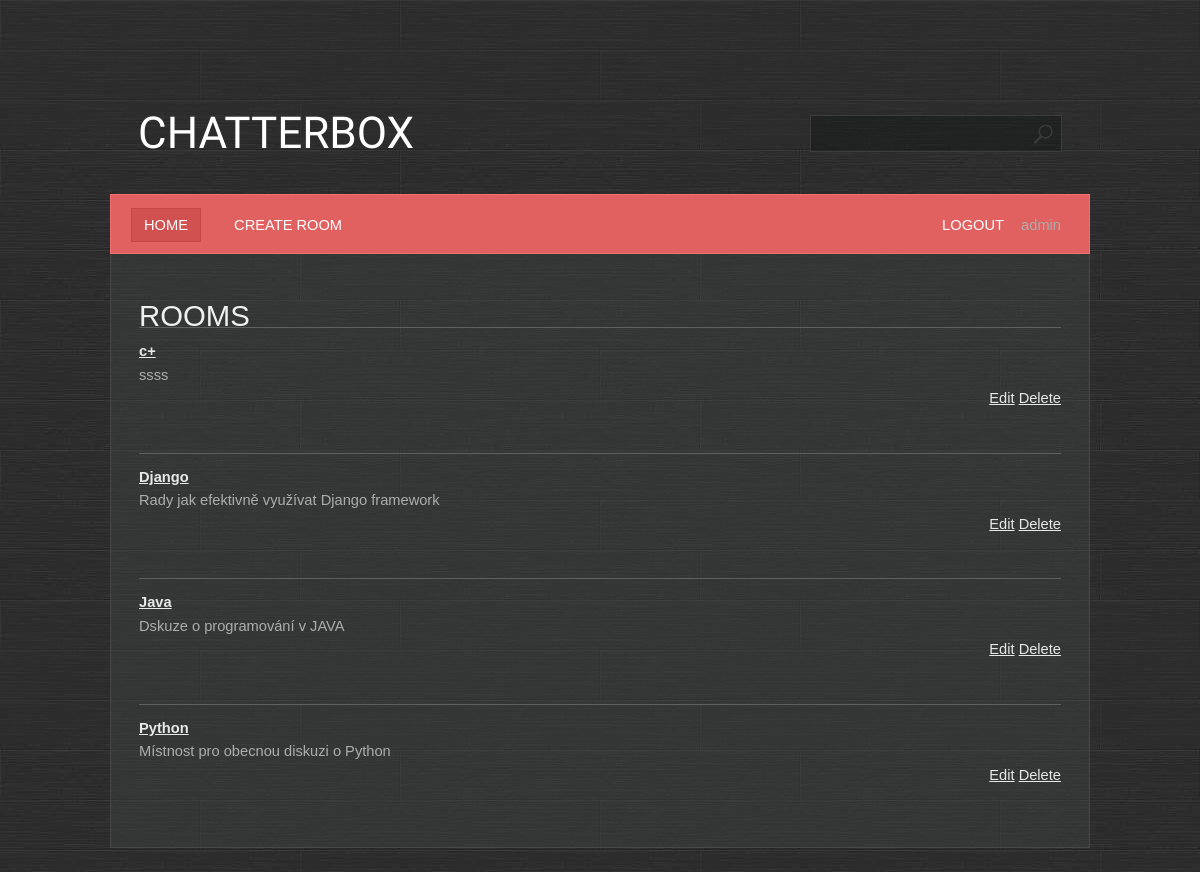
Page / (signed in) on the earlier database version.
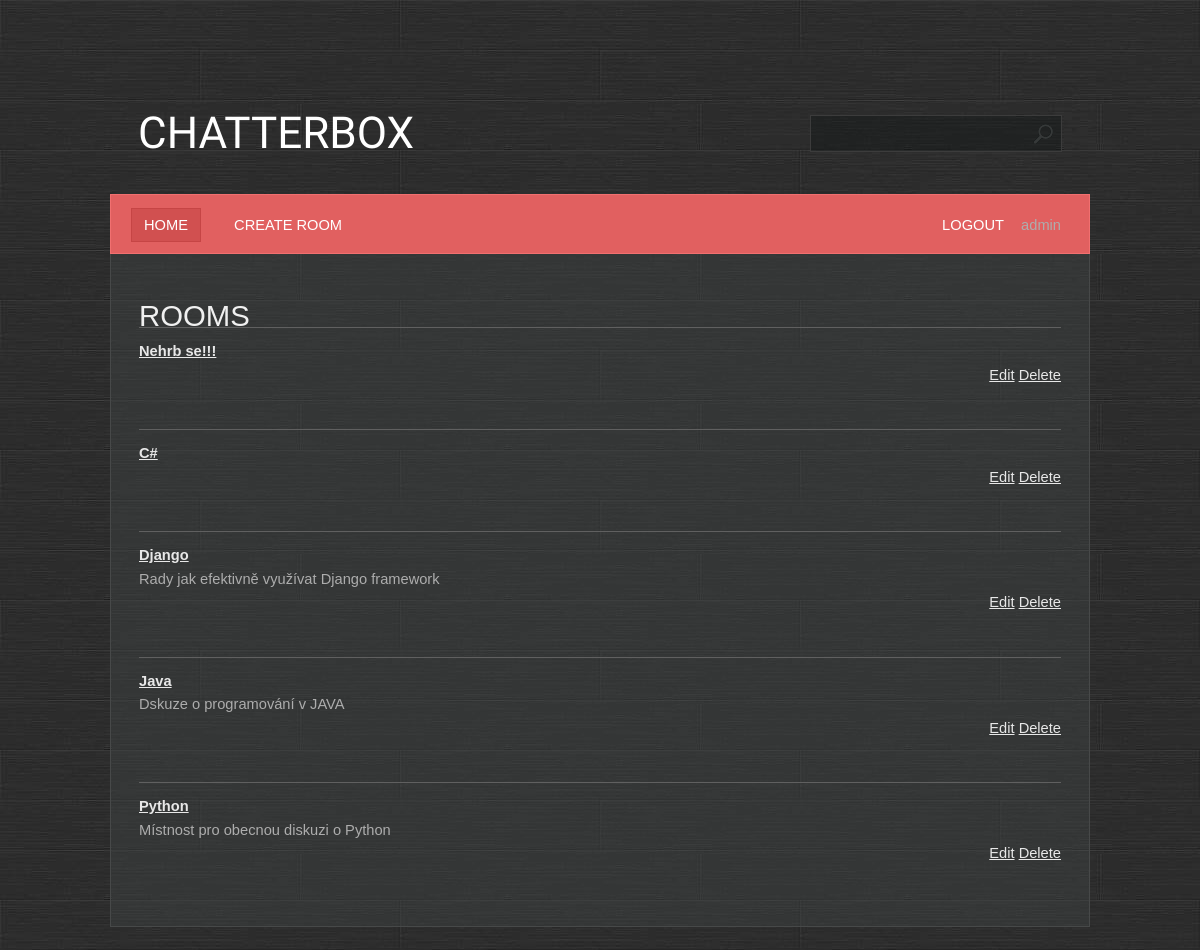
Same page on the later database version.
### base/models.py (models this page shows, shortened)
class Room(Model):
    name = models.CharField(max_length=200)
    description = models.TextField(null =True, blank = True)
    participants = models.ManyToManyField(User, related_name= "participants", blank = True)
    created = models.DateTimeField(auto_now_add= True)
    updated = models.DateTimeField(auto_now= True)
    class Meta:
        ordering = ["-created", "name", "-updated" ]

### base/views.py (the view)
# urls.py: path('', base.views.Roomsview.as_view(), name ="home"),
class Roomsview(PermissionRequiredMixin,LoginRequiredMixin,ListView):
    template_name = "base/home.html"
    model = Room
    permission_required = 'base.view_room'

### base/templates/base/home.html (shortened to what this page needs)
{% extends 'main.html' %}
{% block content %}
<h1>Rooms</h1>
 <ul>
     {% for room in object_list %}
        <li>
            <div class="box">
                <div>
                    <a href="{% url 'room' room.id %}"><b>{{ room.name }}</b></a><br>
                    {{ room.description }}
                </div>
                <div style="float: right;">
                    <a href="{% url 'room_update' room.id %}">Edit</a>
                    <a href="{% url 'room_delete' room.id %}">Delete</a>
                </div>
            </div>
        </li>
     {% endfor %}
 </ul>
{% endblock %}

Differences in the rows shown:
removed Room: name "c+", description "ssss"
added Room: name "Nehrb se!!!"
added Room: name "C#"
